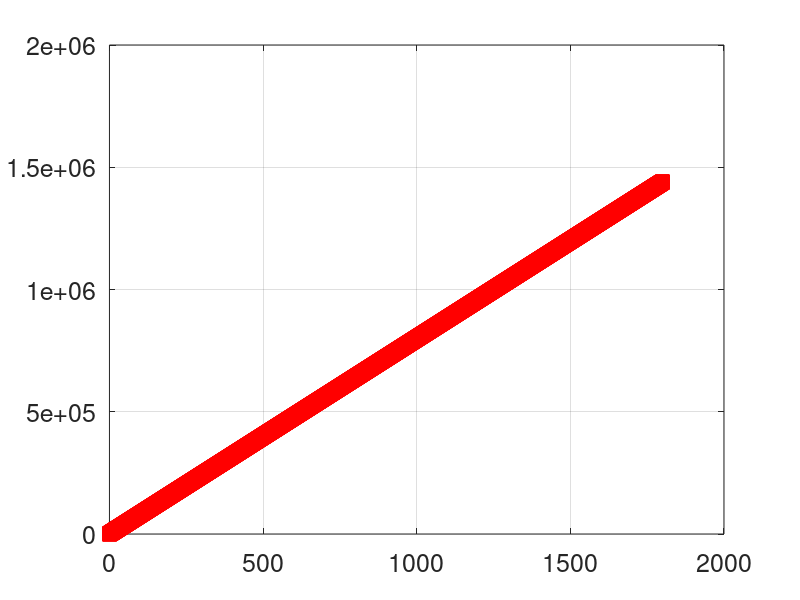
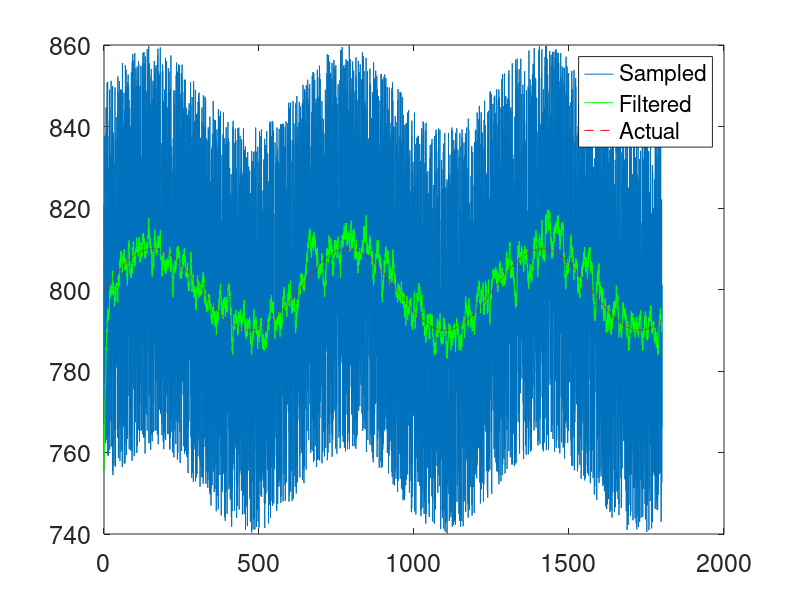

These figures' MATLAB source, in order:
clear
clc
close all

Vactual = 800; %%Velocity of my plane in ft/s

T = linspace(0,30,100)*60; %%%Time of flight in seconds

Xactual = Vactual*T;

plot(T,Xactual,'b-','LineWidth',2)

set(gca,'FontSize',18)
grid on

%%%GPS sensor on board the aircraft
%%%GPS operates a 4 Hz which 4 times per second deltaT = 1/4
%%%Every 0.25 seconds I get a data point

%%%Just for instructive purposes I assume I get a data point ever 
%%%50 seconds

deltat = 0.25;
TGPS = 0:deltat:(30*60);

xGPS = Vactual*TGPS + 20*rand(1,length(TGPS));

hold on
plot(TGPS,xGPS,'rs','MarkerSize',10)

%vGPS = (xGPS(2:end)-xGPS(1:end-1))/deltat; %%%Numerical Method - First
%Order Differentiation
vActual = 800+10*sin(0.01*TGPS(2:end));
vGPS = vActual + 100*(rand(1,length(TGPS(2:end)))-0.5);

figure()

plot(TGPS(2:end),vGPS)
set(gca,'FontSize',18)
hold on

%%%Filter
vFiltered = vGPS;
s = 0.03;
for idx = 2:length(vGPS)
    vFiltered(idx) = s*vGPS(idx) + (1-s)*vFiltered(idx-1);
end
plot(TGPS(2:end),vFiltered,'g-')
plot(TGPS(2:end),vActual,'r--')

legend('Sampled','Filtered','Actual')
